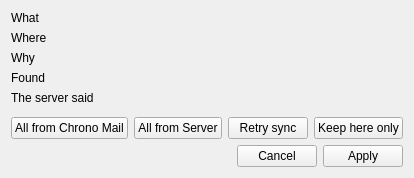
<?xml version="1.0" encoding="UTF-8"?>
<ui version="4.0">
 <class>SyncConflict</class>
 <widget class="QWidget" name="SyncConflict">
  <layout class="QVBoxLayout" name="layout">
   <item>
    <layout class="QFormLayout" name="details">
     <item row="0" column="0">
      <widget class="QLabel" name="whatLabel">
       <property name="text">
        <string>What</string>
       </property>
       <property name="buddy">
        <cstring>whatValue</cstring>
       </property>
      </widget>
     </item>
     <item row="0" column="1">
      <widget class="QLabel" name="whatValue" />
     </item>
     <item row="1" column="0">
      <widget class="QLabel" name="whereLabel">
       <property name="text">
        <string>Where</string>
       </property>
       <property name="buddy">
        <cstring>whereValue</cstring>
       </property>
      </widget>
     </item>
     <item row="1" column="1">
      <widget class="QLabel" name="whereValue" />
     </item>
     <item row="2" column="0">
      <widget class="QLabel" name="whyLabel">
       <property name="text">
        <string>Why</string>
       </property>
       <property name="buddy">
        <cstring>whyValue</cstring>
       </property>
      </widget>
     </item>
     <item row="2" column="1">
      <widget class="QLabel" name="whyValue" />
     </item>
     <item row="3" column="0">
      <widget class="QLabel" name="foundLabel">
       <property name="text">
        <string>Found</string>
       </property>
       <property name="buddy">
        <cstring>foundValue</cstring>
       </property>
      </widget>
     </item>
     <item row="3" column="1">
      <widget class="QLabel" name="foundValue" />
     </item>
     <item row="4" column="0">
      <widget class="QLabel" name="serverSaidLabel">
       <property name="text">
        <string>The server said</string>
       </property>
       <property name="buddy">
        <cstring>serverSaidValue</cstring>
       </property>
      </widget>
     </item>
     <item row="4" column="1">
      <widget class="QLabel" name="serverSaidValue">
       <property name="wordWrap">
        <bool>true</bool>
       </property>
      </widget>
     </item>
    </layout>
   </item>
   <item>
    <widget class="QWidget" name="fields" />
   </item>
   <item>
    <layout class="QHBoxLayout" name="sides" stretch="0,0,0,0,1">
     <item>
      <widget class="QPushButton" name="allLocal">
       <property name="text">
        <string>All from Chrono Mail</string>
       </property>
      </widget>
     </item>
     <item>
      <widget class="QPushButton" name="allServer">
       <property name="text">
        <string>All from Server</string>
       </property>
      </widget>
     </item>
     <item>
      <widget class="QPushButton" name="retrySync">
       <property name="text">
        <string>Retry sync</string>
       </property>
      </widget>
     </item>
     <item>
      <widget class="QPushButton" name="keepHereOnly">
       <property name="text">
        <string>Keep here only</string>
       </property>
      </widget>
     </item>
     <item>
      <spacer name="sidesEnd">
       <property name="orientation">
        <enum>Qt::Horizontal</enum>
       </property>
       <property name="sizeType">
        <enum>QSizePolicy::Expanding</enum>
       </property>
       <property name="sizeHint" stdset="0">
        <size>
         <width>0</width>
         <height>0</height>
        </size>
       </property>
      </spacer>
     </item>
    </layout>
   </item>
   <item>
    <widget class="QDialogButtonBox" name="buttons">
     <property name="standardButtons">
      <set>QDialogButtonBox::Apply|QDialogButtonBox::Cancel</set>
     </property>
    </widget>
   </item>
  </layout>
 </widget>
 <resources />
 <connections />
</ui>
